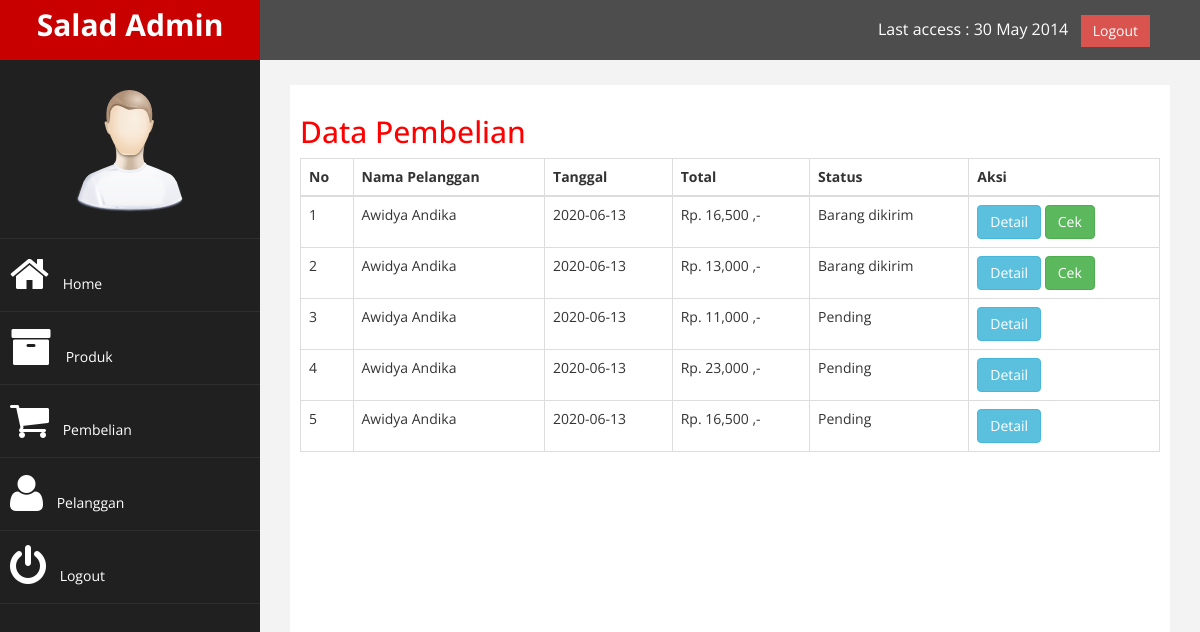
The app's page /admin/index.php?halaman=pembelian (signed in), older data.
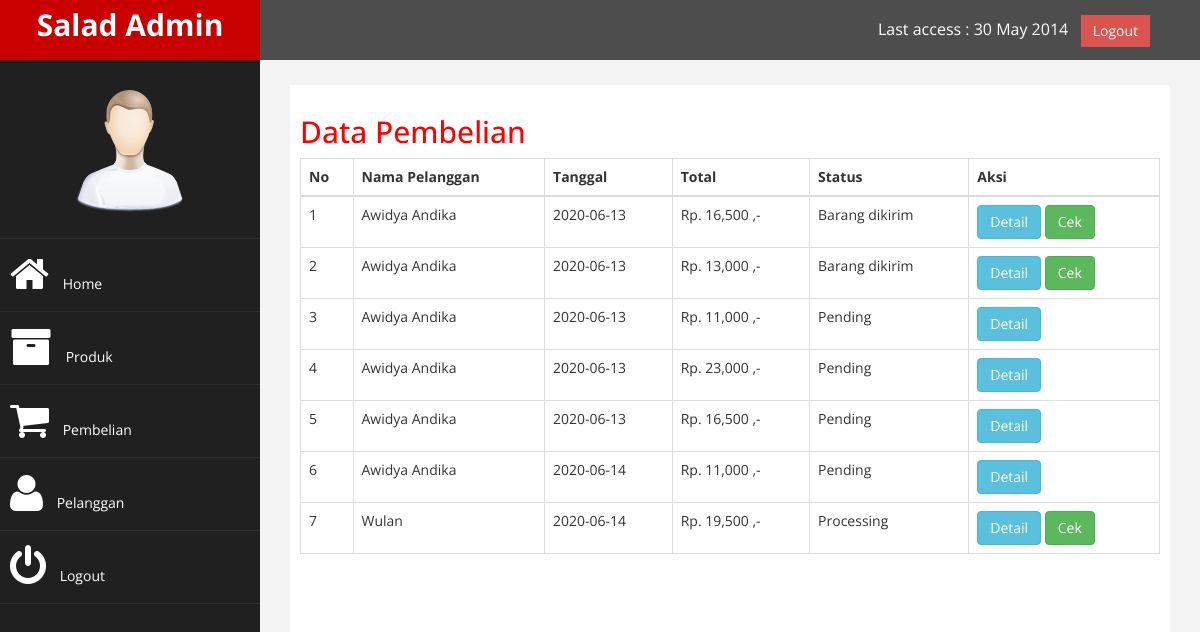
The same page, newer data.
### tables this page shows
CREATE TABLE `pembelian` (
  `id_pembelian` int(11) NOT NULL,
  `id_pelanggan` int(11) NOT NULL,
  `id_ongkir` int(11) NOT NULL,
  `tanggal_pembelian` date NOT NULL,
  `total_pembelian` int(11) NOT NULL,
  `nama_kota` varchar(100) NOT NULL,
  `tarif` int(11) NOT NULL,
  `alamat_pengiriman` text NOT NULL,
  `resi_pengiriman` varchar(50) NOT NULL,
  `status_pembelian` varchar(100) NOT NULL DEFAULT 'Pending'
);

CREATE TABLE `pelanggan` (
  `id_pelanggan` int(11) NOT NULL,
  `email_pelanggan` varchar(100) NOT NULL,
  `password_pelanggan` varchar(100) NOT NULL,
  `nama_pelanggan` varchar(100) NOT NULL,
  `telepon_pelanggan` varchar(25) NOT NULL,
  `alamat_pelanggan` varchar(200) NOT NULL
);

### admin/pembelian.php (the view, shortened to what this page needs)
<!DOCTYPE html>
<html>
<head>
</head>
<body>
	<h2>Data Pembelian</h2>
	<table class="table table-bordered">
		<thead>
			<tr>
				<th>No</th>
				<th>Nama Pelanggan</th>
				<th>Tanggal</th>
				<th>Total</th>
				<th>Status</th>
				<th>Aksi</th>
			</tr>
		</thead>
		<tbody>
			<?php
				$query = $koneksi->query("SELECT * FROM pembelian JOIN pelanggan
					                      ON pembelian.id_pelanggan = pelanggan.id_pelanggan");
				$nomor = 1;
				while($data = $query->fetch_assoc()){
			?>
			<tr>
				<td><?php echo $nomor; ?></td>
				<td><?php echo $data['nama_pelanggan']; ?></td>
				<td><?php echo $data['tanggal_pembelian']; ?></td>
				<td>Rp. <?php echo number_format($data['total_pembelian']); ?> ,-</td>
				<td><?php echo $data['status_pembelian']; ?></td>
				<td>
					<a href="index.php?halaman=detail&id=<?php echo $data['id_pembelian']; ?>" class="btn btn-info">Detail</a>
					<?php if($data['status_pembelian'] !=='Pending') : ?>
					<a href="index.php?halaman=pembayaran&id=<?php echo $data['id_pembelian']; ?>" class="btn btn-success">Cek</a>
					<?php endif ?>
				</td>
			</tr>
			<?php
				$nomor++;
				}
			?>
		</tbody>
	</table>
</body>
</html>

Row changes from the older to the newer data that the page shows:
added pembelian: id_pelanggan.nama_pelanggan "Awidya Andika", tanggal_pembelian "2020-06-14", total_pembelian "11,000", status_pembelian "Pending"
added pembelian: id_pelanggan.nama_pelanggan "Wulan", tanggal_pembelian "2020-06-14", total_pembelian "19,500", status_pembelian "Processing"
